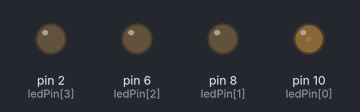
The sketch below on a simulated Arduino Uno, built for the host (arithmetic inside an expression is 32-bit, double 64-bit). On the bench: output pins drawn as LEDs (lit = HIGH). What the sketch prints to the serial monitor is not drawn.

Above: at 0.15 s.
At 1.36 s:
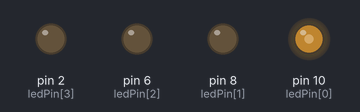
At 2.8 s:
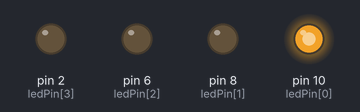
At 4.3 s:
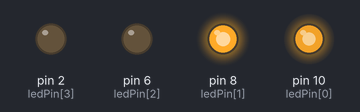
At 8.1 s:
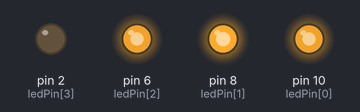
At 9.6 s:
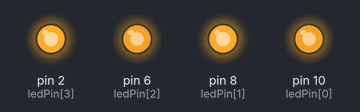
Timing chart, 0 to 11.1 s (numbered marks = the images above):
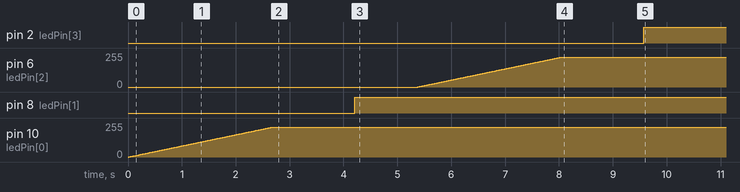

The sketch:

countTimeJeopardy.ino
```cpp
int counter = 0;

long pMillis = 0;

int interval = 10;

const int ledPin[] = {10,8,6,2};
int x = 0;
void setup() {
  // put your setup code here, to run once:
  Serial.begin(9600);

  pinMode(ledPin[x],OUTPUT);

}

void loop() {
  // put your main code here, to run repeatedly:
  if (millis() - pMillis >= interval) {
    pMillis = millis();
    counter++;
    //Serial.println(counter);
  }

  analogWrite(ledPin[x], counter);

      Serial.println(x);
  //}
  if(counter >= 225){
    counter = 0;
    if(x<4){
  x++;
    }
  }

}
```

Measured:
- by itself, pin 2 (ledPin[3]): LOW → HIGH at 9.6 s
- by itself, pin 6 (ledPin[2]), pin 10 (ledPin[0]): moves from 0/255 to 225/255 over 2.7 s
- by itself, pin 8 (ledPin[1]): LOW → HIGH at 4.2 s
